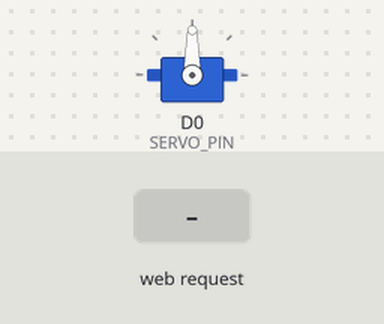
A sketch run on a simulated ESP8266 (NodeMCU). Parts: servo. The test bench sets the inputs (shaded band). WiFi joins after 1.5 s; servers stay silent unless stated; what the sketch prints to the serial monitor is not drawn.

Above: at 2.7 s.
2.8 s: HTTP request GET /servo/0 received
At 3.7 s:
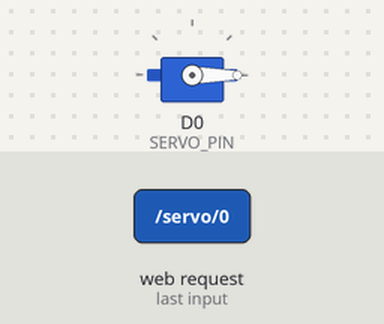
4.3 s: HTTP request GET /servo/45 received
At 4.9 s:
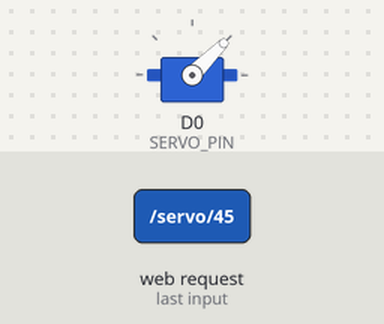
5.8 s: HTTP request GET /servo/135 received
At 6.1 s:
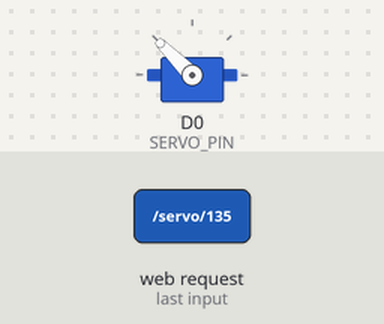
7.3 s: HTTP request GET /servo/180 received
At 8.4 s:
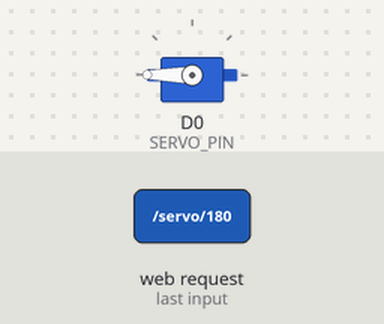
8.8 s: HTTP request GET /servo/90 received
At 9.5 s:
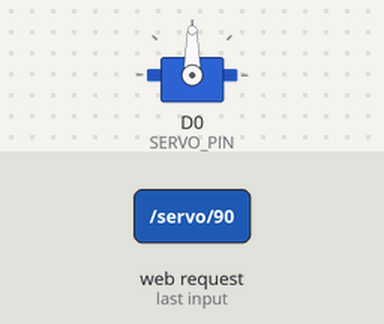
10.3 s: HTTP request GET /servo?angle=0 received
At 10.6 s:
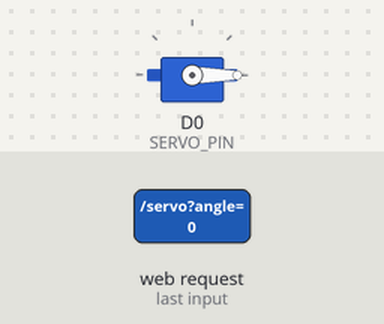
Timing chart, 0 to 12.8 s (numbered marks = the images above; inputs shaded):
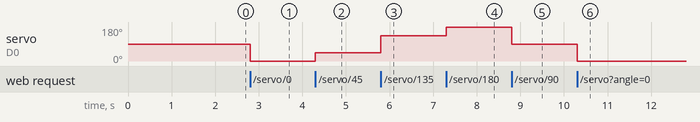

Measured:
- after the input at 2.8 s, servo on D0 (SERVO_PIN): 90° → 0° at once
- after the input at 4.3 s, servo on D0 (SERVO_PIN): 0° → 45° at once
- after the input at 5.8 s, servo on D0 (SERVO_PIN): 45° → 135° at once
- after the input at 7.3 s, servo on D0 (SERVO_PIN): 135° → 180° at once
- after the input at 8.8 s, servo on D0 (SERVO_PIN): 180° → 90° at once
- after the input at 10.3 s, servo on D0 (SERVO_PIN): 90° → 0° at once

The sketch:

esp8266_servo_web_github.ino
```cpp
#include <ESP8266WiFi.h>
#include <ESP8266WebServer.h>
#include <Servo.h>

// ===== Wi-Fi =====
const char* ssid = "c******4";
const char* pass = "7******0";

ESP8266WebServer server(80);

// ===== SERVO =====
Servo camServo;

// Servo sinyal pini
static const int SERVO_PIN = D0;   // GPIO16

// SG90 için mikro-saniye sınırları
static const int SERVO_MIN_US = 500;
static const int SERVO_MAX_US = 2500;

int currentAngle = 90;

int clampAngle(int a) {
  if (a < 0) return 0;
  if (a > 180) return 180;
  return a;
}

void setServoAngle(int a) {
  a = clampAngle(a);
  currentAngle = a;
  camServo.write(a);
}

// ===== HTTP HANDLERLAR =====
void handleRoot() {
  server.send(200, "text/plain",
              "ESP8266 SERVO API READY\n"
              "STEPS: /servo/0 /servo/45 /servo/90 /servo/135 /servo/180\n"
              "QUERY: /servo?angle=0..180\n");
}

// /servo?angle=90
void handleServoQuery() {
  if (!server.hasArg("angle")) {
    server.send(400, "text/plain", "ERR: angle missing. Example: /servo?angle=90");
    return;
  }

  int a = server.arg("angle").toInt();
  setServoAngle(a);

  server.send(200, "text/plain", "OK:SERVO angle=" + String(currentAngle));
}

// 5 kademe
void handleServo0()   { setServoAngle(0);   server.send(200, "text/plain", "OK:SERVO angle=0"); }
void handleServo45()  { setServoAngle(45);  server.send(200, "text/plain", "OK:SERVO angle=45"); }
void handleServo90()  { setServoAngle(90);  server.send(200, "text/plain", "OK:SERVO angle=90"); }
void handleServo135() { setServoAngle(135); server.send(200, "text/plain", "OK:SERVO angle=135"); }
void handleServo180() { setServoAngle(180); server.send(200, "text/plain", "OK:SERVO angle=180"); }

void setup() {
  Serial.begin(115200);

  // Servo
  camServo.attach(SERVO_PIN, SERVO_MIN_US, SERVO_MAX_US);
  setServoAngle(currentAngle);

  // Wi-Fi
  WiFi.mode(WIFI_STA);
  WiFi.begin(ssid, pass);

  Serial.print("WiFi baglaniyor");
  while (WiFi.status() != WL_CONNECTED) {
    delay(300);
    Serial.print(".");
  }

  Serial.println();
  Serial.print("IP: ");
  Serial.println(WiFi.localIP());

  // Routes
  server.on("/", handleRoot);

  server.on("/servo", handleServoQuery);

  server.on("/servo/0", handleServo0);
  server.on("/servo/45", handleServo45);
  server.on("/servo/90", handleServo90);
  server.on("/servo/135", handleServo135);
  server.on("/servo/180", handleServo180);

  server.begin();
  Serial.println("HTTP server basladi");
}

void loop() {
  server.handleClient();
}
```
